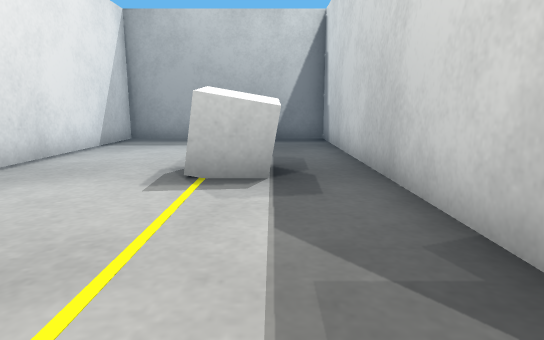
[1] (above)

19 first-person views from a walk through a Webots world. The camera is 0.5 m above the floor, tilts 10° down and sees 75° across. The floor is counted in squares, 0.5 m on a side. Each view is taken from the middle of a square. On the plan, view 1 faces up. The plan holds only what a view shows up to about 13 squares ahead; the rest is blank. The place goes on beyond the plan. The robots in the file are not drawn.

[2]
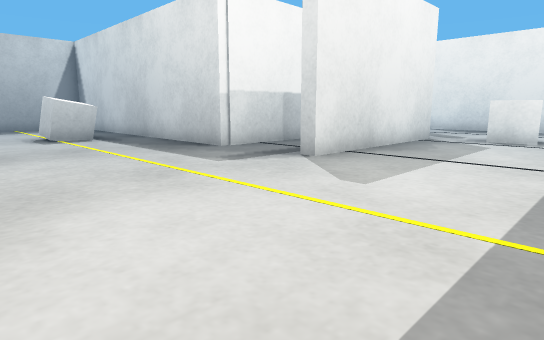

[3]
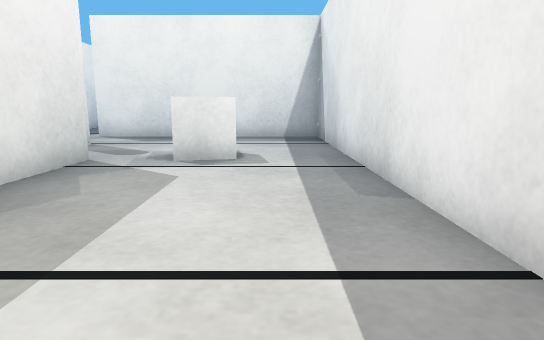

[4]
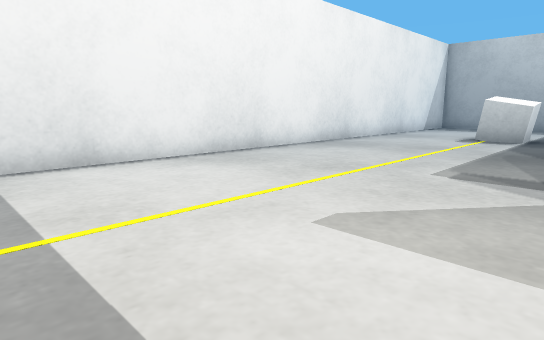

[5]
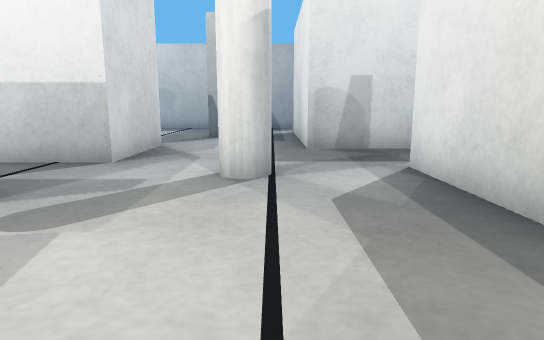

[6]
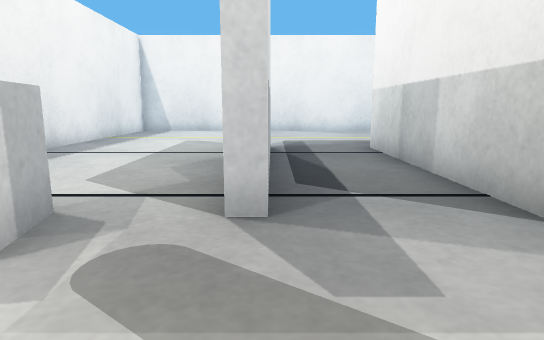

[7]
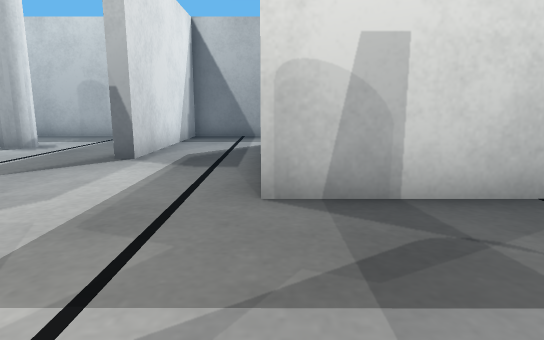

[8]
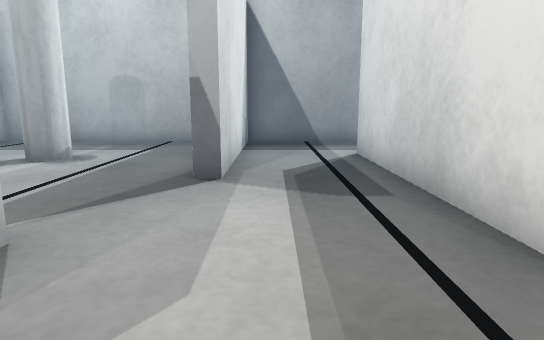

[9]
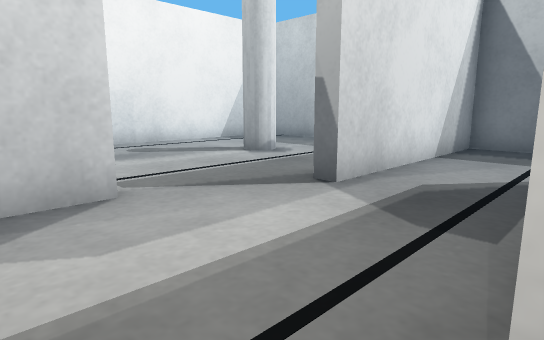

[10]
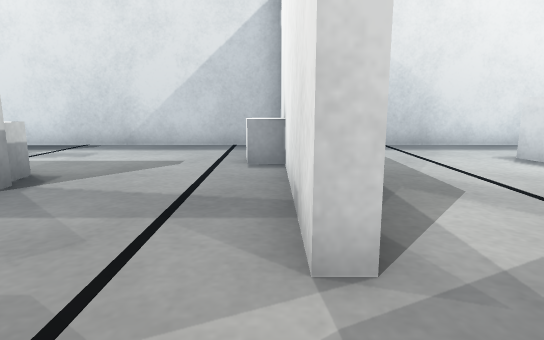

[11]
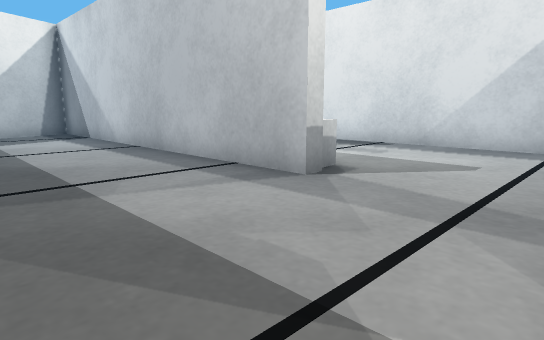

[12]
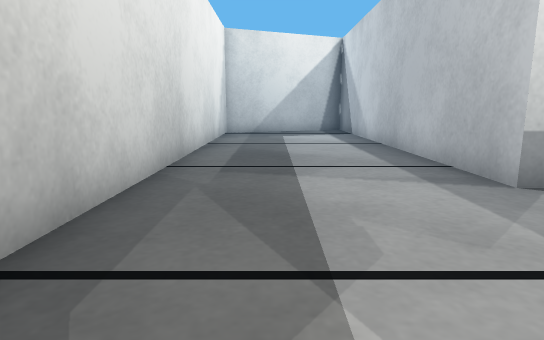

[13]
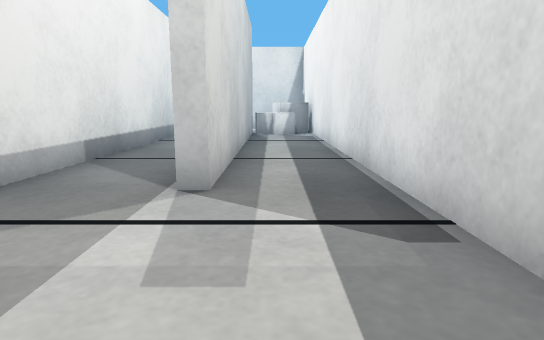

[14]
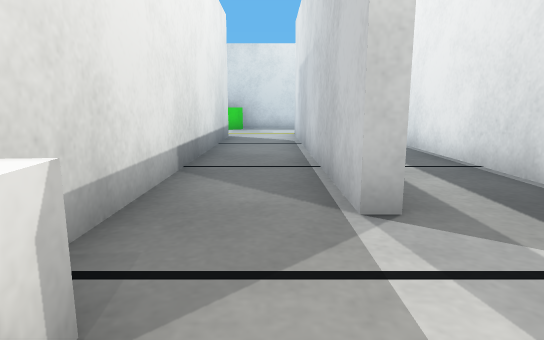

[15]
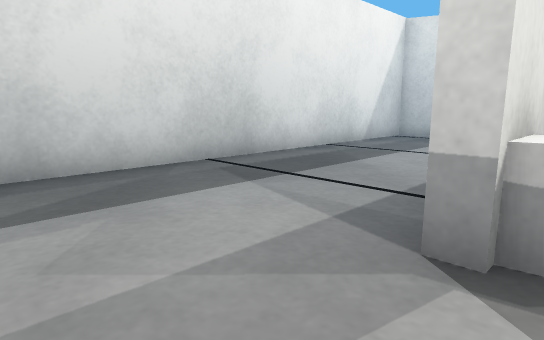

[16]
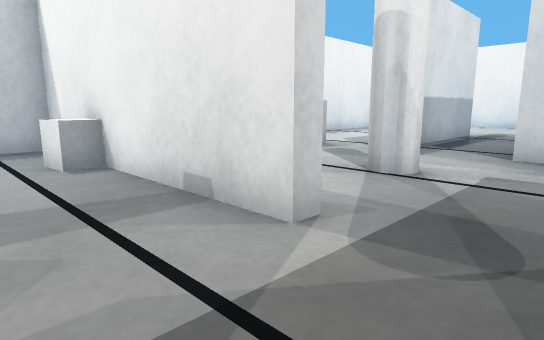

[17]
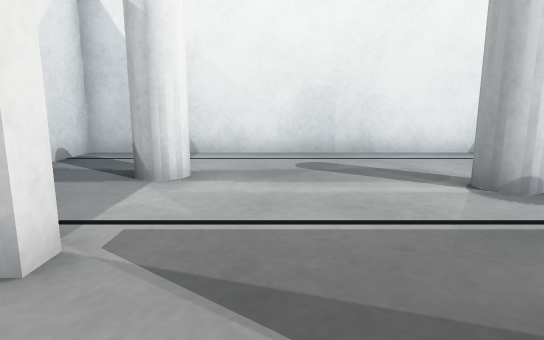

[18]
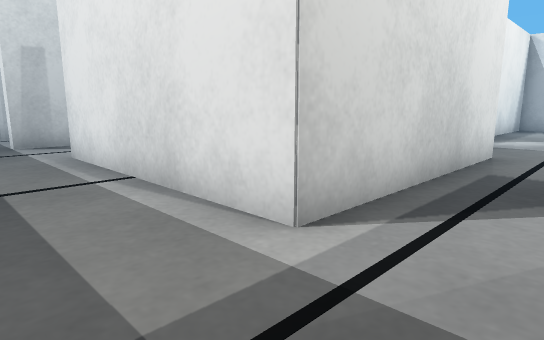

[19]
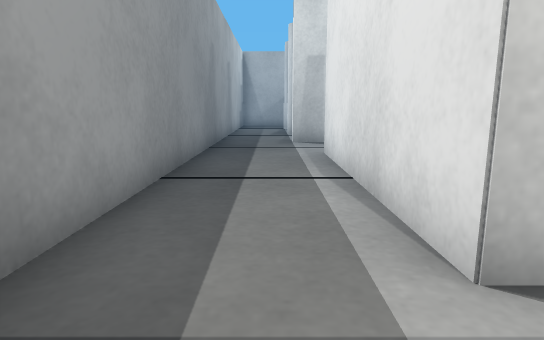

### Floor plan
Ten units are one square. View 1 is at (0, 0); x grows to the right and y downward. Boxes are objects, and circles mark ways between rooms. Rooms are numbered by the first view taken in them; rooms with no view inside come last. Other rooms are left out.
<svg viewBox="-51 -121 321 202">
<path fill="none" stroke="#000" d="M78 25 17 25 17 21 75 21M80 -35 80 -5 17 -5 17 -116 -46 -116 -46 62M-26 76 134 76 134 0M146 -28 119 -28M78 20 78 25M134 0 138 0M265 52 202 52 202 48 265 48M138 25 138 76 265 76M265 25 174 25M174 25 174 21 265 21M138 0 138 25M265 -28 146 -28M76 -116 21 -116 21 -9 35 -9M119 -28 119 -88 180 -88M204 -81 204 -94 209 -94M214 -116 93 -116 93 -60 89 -60M76 -35 80 -35"/>
<rect x="-15" y="-65" width="20" height="20" fill="#bbb"><title>white box</title></rect>
<rect x="75" y="35" width="20" height="20" fill="#bbb"><title>white box</title></rect>
<rect x="95" y="-5" width="20" height="20" fill="#bbb"><title>white pole</title></rect>
<rect x="135" y="45" width="10" height="10" fill="#bbb"><title>white box</title></rect>
<rect x="175" y="25" width="10" height="10" fill="#bbb"><title>white box</title></rect>
<rect x="35" y="-45" width="20" height="20" fill="#bbb"><title>white pole</title></rect>
<rect x="45" y="-85" width="20" height="10" fill="#bbb"><title>white pole</title></rect>
<circle cx="135" cy="-15" r="3" fill="#2a7"/>
<circle cx="100" cy="-30" r="3" fill="#2a7"/>
<circle cx="160" cy="20" r="3" fill="#2a7"/>
<text x="30" y="0">1</text>
<text x="200" y="50">2</text>
<text x="200" y="0">3</text>
<text x="80" y="-80">4</text>
</svg>
Room 1 opens to room 3. Room 1 opens to room 4. Room 2 opens to room 3.

Where each view was taken, in squares from view 1:
view 1: 0 up, 0 right, facing up
view 2: 7 down, 4 left, facing up-right
view 3: 6 down, 1 right, facing right
view 4: 7 down, 2 right, facing up-left
view 5: 6 down, 11 right, facing up
view 6: 2 down, 11 right, facing left
view 7: 1 down, 12 right, facing up
view 8: 1 up, 10 right, facing up
view 9: 2 up, 12 right, facing up-left
view 10: 2 up, 14 right, facing down
view 11: 2 up, 14 right, facing down-right
view 12: 1 up, 13 right, facing right
view 13: 6 down, 16 right, facing right
view 14: 4 down, 17 right, facing right
view 15: 3 down, 15 right, facing up-right
view 16: 2 up, 16 right, facing down-left
view 17: 5 up, 10 right, facing left
view 18: 11 up, 10 right, facing down-right
view 19: 10 up, 10 right, facing right
